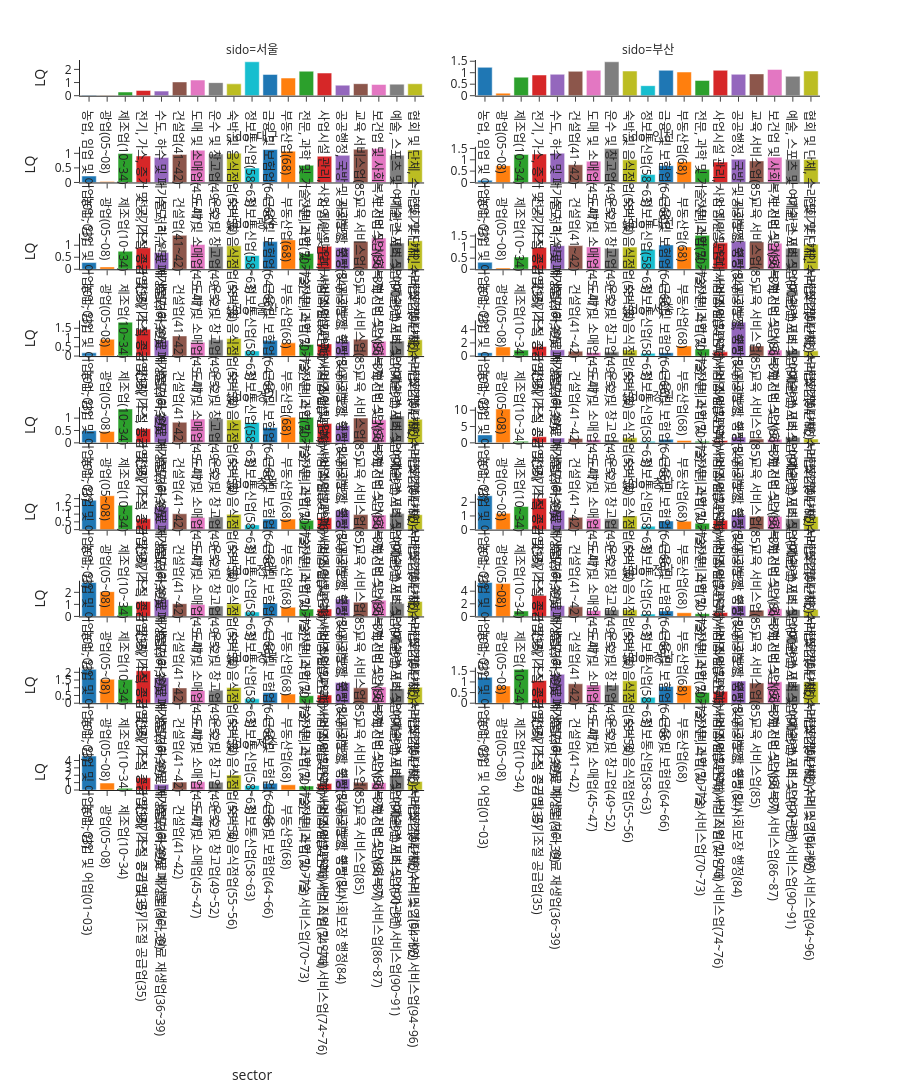

The cell this chart's notebook holds for it:
### Code cell
fig = px.bar(industry_2019, 
             x="sector", 
             y="LQ", 
             color="sector",
             facet_col = 'sido', 
             facet_col_wrap = 2,
             facet_row_spacing=0.07,
             facet_col_spacing=0.07,
             template="simple_white",
             height = 6000
            )

fig.update_layout(showlegend=False)
fig.update_yaxes(matches=None)
fig.for_each_xaxis(lambda yaxis: yaxis.update(showticklabels=True))
fig.for_each_yaxis(lambda xaxis: xaxis.update(showticklabels=True))

fig.show()
